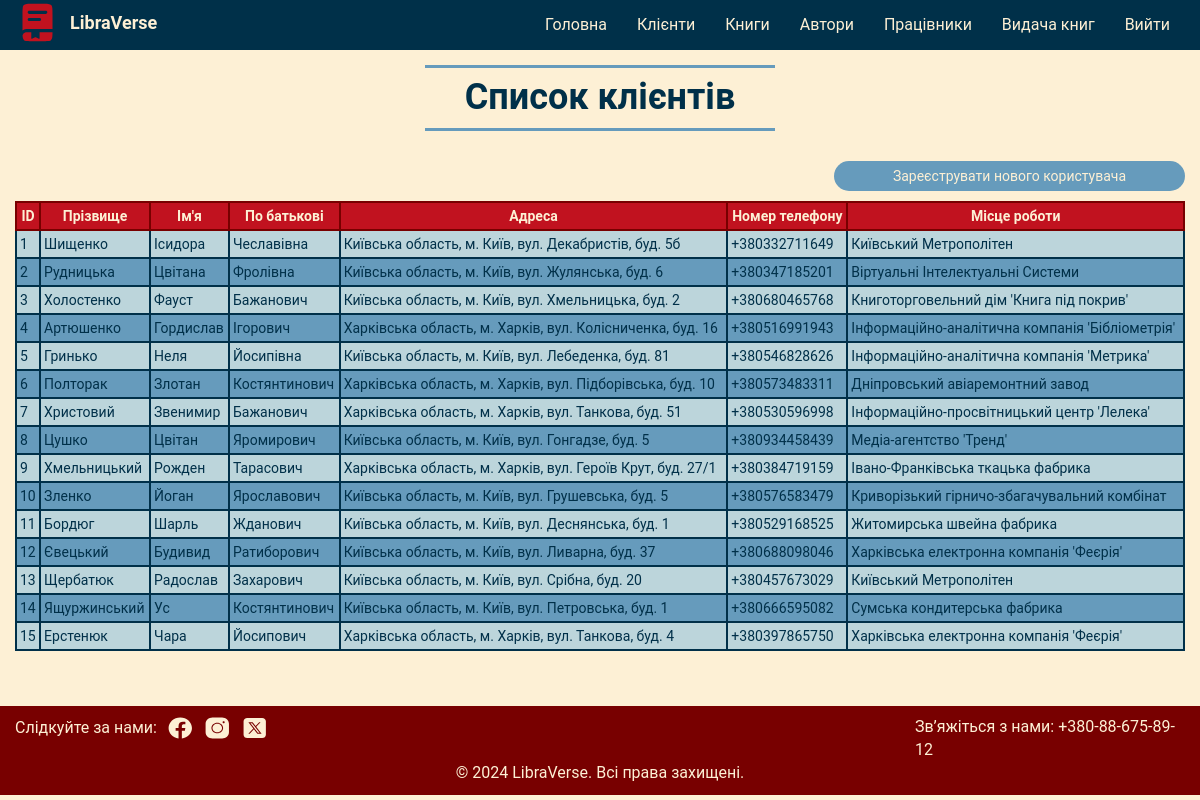
The page /pages/customers_list.php (signed in) on the database its author committed.
### tables this page shows
CREATE TABLE customers(
СustomerID INTEGER PRIMARY KEY AUTOINCREMENT UNIQUE,
FirstName VARCHAR(255) NOT NULL,
ParentalName VARCHAR(255) NOT NULL,
Surname VARCHAR(255) NOT NULL,
Address VARCHAR(255) NOT NULL,
PhoneNumber VARCHAR(50) NOT NULL,
Employment VARCHAR(255) NOT NULL);

### pages/customers_list.php (the view, shortened to what this page needs)
<?php
    $db_file = "../library.db";
    $conn = new SQLite3($db_file);
    if(isset($_SESSION['LibrarianID'])) {
    $query = "SELECT * FROM customers";
    $customers_result = $conn->query($query);
?>
<!DOCTYPE html>
<html lang="uk_UA">
<head>
    <link rel="stylesheet" href="../css/styles.css">
    <link rel="stylesheet" href="../css/bootstrap.min.css">
    <link href="https://fonts.cdnfonts.com/css/roboto" rel="stylesheet">
</head>
<body>
    <nav class="navbar navbar-default">
        <div class="container-fluid">
            <div class="navbar-header">
                <div class="navbar-logo">
                    <img src="../images/logo.svg" alt="логотип">
                    <a href="http://localhost/LibraVerse/pages/home.php" id="main">LibraVerse</a>
                </div>
            </div>
            <div class="collapse navbar-collapse" id="menu">
                <ul class="nav navbar-nav navbar-right text-center">
                  <li><a href="http://localhost/LibraVerse/pages/home.php" id="main">Головна</a></li>
                  <li><a href="http://localhost/LibraVerse/pages/customers_list.php" id="customers">Клієнти</a></li>
                  <li><a href="http://localhost/LibraVerse/pages/books_list.php" id="books">Книги</a></li>
                  <li><a href="http://localhost/LibraVerse/pages/author_list.php" id="authors">Автори</a></li>
                  <li><a href="http://localhost/LibraVerse/pages/librarians_list.php" id="librarians">Працівники</a></li>
                  <li><a href="http://localhost/LibraVerse/pages/provision_list.php" id="provision">Видача книг</a></li>
                  <li><a href="?logOut=<?php echo ($_SESSION['LibrarianID']); ?>" id="logOut">Вийти</a></li>
                </ul>
            </div>
        </div>
    </nav>
    <div class="main-content">
        <div class="table-header">
            <h1 class="text-center">Список клієнтів</h1>
        </div>
        <div class="button left">
            <a href="http://localhost/LibraVerse/pages/new_customer.php" class="add">Зареєструвати нового користувача</a>
        </div>
        <div class="col-lg-12">
            <div class="table">
                <table class="result-table col-lg-12">
                    <tr>
                        <th>ID</th>
                        <th>Прізвище</th>
                        <th>Ім'я</th>
                        <th>По батькові</th>
                        <th>Адреса</th>
                        <th>Номер телефону</th>
                        <th>Місце роботи</th>
                    </tr>
                    <?php while ($row =$customers_result->fetchArray(SQLITE3_ASSOC)) { ?>
                        <tr>
                            <td><a href="http://localhost/LibraVerse/pages/customer_profile.php?CustomerID=<?php echo $row['СustomerID']; ?>"><?php echo $row['СustomerID']; ?></a></td>
                            <td><a href="http://localhost/LibraVerse/pages/customer_profile.php?CustomerID=<?php echo $row['СustomerID']; ?>"><?php echo $row['Surname']; ?></a></td>
                            <td><a href="http://localhost/LibraVerse/pages/customer_profile.php?CustomerID=<?php echo $row['СustomerID']; ?>"><?php echo $row['FirstName']; ?></a></td>
                            <td><a href="http://localhost/LibraVerse/pages/customer_profile.php?CustomerID=<?php echo $row['СustomerID']; ?>"><?php echo $row['ParentalName']; ?></a></td>
                            <td><a href="http://localhost/LibraVerse/pages/customer_profile.php?CustomerID=<?php echo $row['СustomerID']; ?>"><?php echo $row['Address']; ?></a></td>
                            <td><a href="http://localhost/LibraVerse/pages/customer_profile.php?CustomerID=<?php echo $row['СustomerID']; ?>"><?php echo $row['PhoneNumber']; ?></a></td>
                            <td><a href="http://localhost/LibraVerse/pages/customer_profile.php?CustomerID=<?php echo $row['СustomerID']; ?>"><?php echo $row['Employment']; ?></a></td>
                        </tr>
                    <?php  } ?>
                    </table>
                </div>
            </div>
        </div>
    <footer class="footer col-lg-12">
        <div class="col-lg-9 footer-left">
            <p>Слідкуйте за нами:</p>
            <a href="https://www.facebook.com/?locale=uk_UA">
                <img src="../images/icon_facebook.svg" alt="фейсбук">
            </a>
            <a href="https://www.instagram.com/">
                <img src="../images/icon-instagram.svg" alt="інстаграм">
            </a>
            <a href="https://twitter.com/?lang=uk">
                <img src="../images/icon-twitterx.svg" alt="ікс">
            </a>
        </div>
        <div class="col-lg-3">
            <p>Зв’яжіться з нами: +380-88-675-89-12</p>
        </div>
        <div class="col-lg-12 text-center">
            <p>© 2024 LibraVerse. Всі права захищені.</p>
        </div>
    </footer>
</body>
</html>
<?php
    }
 ?>

### css/styles.css (style rules this page uses)
html body { font-family: 'Roboto', sans-serif; background-color: #FDF0D5; }
body .navbar { background-color: #003049; color: #FDF0D5; border: none; border-radius: 0; margin-bottom: 0; }
body .navbar .navbar-logo { display: flex; align-items: center; }
body .navbar .navbar-logo a { color: #FDF0D5; font-size: 18px; font-weight: bold; padding-left: 10px; }
body .navbar .navbar-collapse li a { color: #FDF0D5; font-size: 16px; font-weight: normal; }
.navbar.navbar-default .navbar-collapse, .navbar-default .navbar-form { border-color: #669BBC; border-width: 2px; }
body .main-content { min-height: 82vh; }
body .main-content h1 { font-size: 36px; font-weight: bold; }
body .footer { background-color: #780000; color: #FDF0D5; font-size: 16px; padding: 10px 0; }
body .footer p { margin:0; }
body .footer img { padding-left: 10px; }
body .footer .footer-left { display: flex; align-items: center; }
.main-content .button { padding: 5px 15px; }
.main-content .add { background-color: #669BBC; color: #FDF0D5; border-radius: 15px; border: none; width: 100%; margin-top: 10px; padding: 5px; display: block; text-align: center; }
.main-content .table-header { display: flex; align-items: center; justify-content: center; }
.main-content .table-header h1 { margin: 15px 0; padding: 10px 40px; color: #003049; border-top: #669BBC solid 3px; border-bottom: #669BBC solid 3px; }
.main-content .result-table td { text-align: left; color: #003049; border: 2px solid #003049; padding: 3px; }
.main-content .result-table td a { color: #003049; }
.main-content .result-table th { text-align:center; color: #FDF0D5; background-color: #C1121F; border: 2px solid #780000; padding: 3px; }
.main-content .result-table tr { background-color: #669BBC; }
.main-content .result-table tr:nth-child(even) { background-color: #BCD5DB; }
.main-content .result-table.col-lg-12 { margin-bottom: 20px; }
.main-content .button.left { display: flex; align-items: center; justify-content: end; padding-bottom: 10px; }
.main-content .button.left .add { width: 30%; }
.main-content .result-table a { color: #669BBC; }

### rows shown on the page
customers: СustomerID "1", Surname "Шищенко", FirstName "Ісидора", ParentalName "Чеславівна", Address "Київська область, м. Київ, вул. Декабристів, буд. 5б", PhoneNumber "+380332711649", Employment "Київський Метрополітен"
customers: СustomerID "2", Surname "Рудницька", FirstName "Цвітана", ParentalName "Фролівна", Address "Київська область, м. Київ, вул. Жулянська, буд. 6", PhoneNumber "+380347185201", Employment "Віртуальні Інтелектуальні Системи"
customers: СustomerID "3", Surname "Холостенко", FirstName "Фауст", ParentalName "Бажанович", Address "Київська область, м. Київ, вул. Хмельницька, буд. 2", PhoneNumber "+380680465768", Employment "Книготорговельний дім 'Книга під покрив'"
customers: СustomerID "4", Surname "Артюшенко", FirstName "Гордислав", ParentalName "Ігорович", Address "Харківська область, м. Харків, вул. Колісниченка, буд. 16", PhoneNumber "+380516991943", Employment "Інформаційно-аналітична компанія 'Бібліометрія'"
customers: СustomerID "5", Surname "Гринько", FirstName "Неля", ParentalName "Йосипівна", Address "Київська область, м. Київ, вул. Лебеденка, буд. 81", PhoneNumber "+380546828626", Employment "Інформаційно-аналітична компанія 'Метрика'"
customers: СustomerID "6", Surname "Полторак", FirstName "Злотан", ParentalName "Костянтинович", Address "Харківська область, м. Харків, вул. Підборівська, буд. 10", PhoneNumber "+380573483311", Employment "Дніпровський авіаремонтний завод"
customers: СustomerID "7", Surname "Христовий", FirstName "Звенимир", ParentalName "Бажанович", Address "Харківська область, м. Харків, вул. Танкова, буд. 51", PhoneNumber "+380530596998", Employment "Інформаційно-просвітницький центр 'Лелека'"
customers: СustomerID "8", Surname "Цушко", FirstName "Цвітан", ParentalName "Яромирович", Address "Київська область, м. Київ, вул. Гонгадзе, буд. 5", PhoneNumber "+380934458439", Employment "Медіа-агентство 'Тренд'"
customers: СustomerID "9", Surname "Хмельницький", FirstName "Рожден", ParentalName "Тарасович", Address "Харківська область, м. Харків, вул. Героїв Крут, буд. 27/1", PhoneNumber "+380384719159", Employment "Івано-Франківська ткацька фабрика"
customers: СustomerID "10", Surname "Зленко", FirstName "Йоган", ParentalName "Ярославович", Address "Київська область, м. Київ, вул. Грушевська, буд. 5", PhoneNumber "+380576583479", Employment "Криворізький гірничо-збагачувальний комбінат"
customers: СustomerID "11", Surname "Бордюг", FirstName "Шарль", ParentalName "Жданович", Address "Київська область, м. Київ, вул. Деснянська, буд. 1", PhoneNumber "+380529168525", Employment "Житомирська швейна фабрика"
customers: СustomerID "12", Surname "Євецький", FirstName "Будивид", ParentalName "Ратиборович", Address "Київська область, м. Київ, вул. Ливарна, буд. 37", PhoneNumber "+380688098046", Employment "Харківська електронна компанія 'Феєрія'"
customers: СustomerID "13", Surname "Щербатюк", FirstName "Радослав", ParentalName "Захарович", Address "Київська область, м. Київ, вул. Срібна, буд. 20", PhoneNumber "+380457673029", Employment "Київський Метрополітен"
customers: СustomerID "14", Surname "Ящуржинський", FirstName "Ус", ParentalName "Костянтинович", Address "Київська область, м. Київ, вул. Петровська, буд. 1", PhoneNumber "+380666595082", Employment "Сумська кондитерська фабрика"
customers: СustomerID "15", Surname "Ерстенюк", FirstName "Чара", ParentalName "Йосипович", Address "Харківська область, м. Харків, вул. Танкова, буд. 4", PhoneNumber "+380397865750", Employment "Харківська електронна компанія 'Феєрія'"
